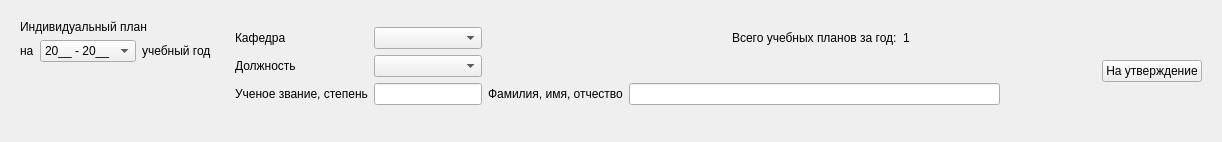
<?xml version="1.0" encoding="UTF-8"?>
<ui version="4.0">
 <class>Header</class>
 <widget class="QWidget" name="Header">
  <property name="geometry">
   <rect>
    <x>0</x>
    <y>0</y>
    <width>1222</width>
    <height>128</height>
   </rect>
  </property>
  <property name="windowTitle">
   <string>Form</string>
  </property>
  <layout class="QHBoxLayout" name="horizontalLayout" stretch="0,10,1,0">
   <item>
    <widget class="QWidget" name="w_personalPlan" native="true">
     <layout class="QVBoxLayout" name="verticalLayout_3">
      <item>
       <widget class="QLabel" name="label_7">
        <property name="text">
         <string>Индивидуальный план</string>
        </property>
       </widget>
      </item>
      <item>
       <layout class="QGridLayout" name="gridLayout_2" columnminimumwidth="0,1,0">
        <item row="0" column="0">
         <widget class="QLabel" name="label">
          <property name="text">
           <string>на</string>
          </property>
         </widget>
        </item>
        <item row="0" column="1">
         <widget class="QComboBox" name="comboBox">
          <property name="currentText">
           <string>20__ - 20__</string>
          </property>
          <item>
           <property name="text">
            <string>20__ - 20__</string>
           </property>
          </item>
         </widget>
        </item>
        <item row="0" column="2">
         <widget class="QLabel" name="label_3">
          <property name="text">
           <string>учебный год</string>
          </property>
         </widget>
        </item>
       </layout>
      </item>
      <item>
       <spacer name="verticalSpacer">
        <property name="orientation">
         <enum>Qt::Vertical</enum>
        </property>
        <property name="sizeHint" stdset="0">
         <size>
          <width>20</width>
          <height>33</height>
         </size>
        </property>
       </spacer>
      </item>
     </layout>
    </widget>
   </item>
   <item>
    <widget class="QWidget" name="w_teacherData" native="true">
     <layout class="QVBoxLayout" name="verticalLayout">
      <property name="topMargin">
       <number>0</number>
      </property>
      <item>
       <layout class="QGridLayout" name="gridLayout" columnstretch="0,0,0,0,0,1">
        <item row="0" column="0">
         <widget class="QLabel" name="label_4">
          <property name="text">
           <string>Кафедра</string>
          </property>
         </widget>
        </item>
        <item row="0" column="1">
         <widget class="QComboBox" name="cb_department"/>
        </item>
        <item row="0" column="2" colspan="2">
         <spacer name="horizontalSpacer">
          <property name="orientation">
           <enum>Qt::Horizontal</enum>
          </property>
          <property name="sizeHint" stdset="0">
           <size>
            <width>238</width>
            <height>20</height>
           </size>
          </property>
         </spacer>
        </item>
        <item row="0" column="4">
         <widget class="QLabel" name="label_2">
          <property name="text">
           <string>Всего учебных планов за год:</string>
          </property>
         </widget>
        </item>
        <item row="0" column="5">
         <widget class="QLabel" name="label_planNumbers">
          <property name="text">
           <string>1</string>
          </property>
         </widget>
        </item>
        <item row="1" column="0">
         <widget class="QLabel" name="label_8">
          <property name="text">
           <string>Должность</string>
          </property>
         </widget>
        </item>
        <item row="1" column="1">
         <widget class="QComboBox" name="cb_post"/>
        </item>
        <item row="1" column="2" colspan="4">
         <spacer name="horizontalSpacer_3">
          <property name="orientation">
           <enum>Qt::Horizontal</enum>
          </property>
          <property name="sizeHint" stdset="0">
           <size>
            <width>438</width>
            <height>20</height>
           </size>
          </property>
         </spacer>
        </item>
        <item row="2" column="0">
         <widget class="QLabel" name="label_6">
          <property name="text">
           <string>Ученое звание, степень</string>
          </property>
         </widget>
        </item>
        <item row="2" column="1">
         <widget class="QLineEdit" name="line_rang">
          <property name="readOnly">
           <bool>true</bool>
          </property>
         </widget>
        </item>
        <item row="2" column="2">
         <widget class="QLabel" name="label_5">
          <property name="text">
           <string>Фамилия, имя, отчество</string>
          </property>
         </widget>
        </item>
        <item row="2" column="3" colspan="3">
         <widget class="QLineEdit" name="line_fio">
          <property name="readOnly">
           <bool>true</bool>
          </property>
         </widget>
        </item>
       </layout>
      </item>
     </layout>
    </widget>
   </item>
   <item>
    <spacer name="horizontalSpacer_2">
     <property name="orientation">
      <enum>Qt::Horizontal</enum>
     </property>
     <property name="sizeHint" stdset="0">
      <size>
       <width>275</width>
       <height>20</height>
      </size>
     </property>
    </spacer>
   </item>
   <item>
    <widget class="QStackedWidget" name="sw_approved">
     <property name="currentIndex">
      <number>1</number>
     </property>
     <widget class="QWidget" name="page_approved">
      <layout class="QVBoxLayout" name="verticalLayout_5">
       <item>
        <widget class="QLabel" name="lbl_approvedStatus">
         <property name="text">
          <string>На утверждении</string>
         </property>
        </widget>
       </item>
       <item>
        <widget class="QPushButton" name="btn_approvedCancel">
         <property name="text">
          <string>Отозвать</string>
         </property>
        </widget>
       </item>
       <item>
        <widget class="QLabel" name="lbl_approvedPost">
         <property name="text">
          <string>-</string>
         </property>
        </widget>
       </item>
       <item>
        <widget class="QLabel" name="lbl_approvedDate">
         <property name="text">
          <string>-</string>
         </property>
        </widget>
       </item>
       <item>
        <widget class="QLabel" name="lbl_approvedMane">
         <property name="text">
          <string>-</string>
         </property>
        </widget>
       </item>
       <item>
        <spacer name="verticalSpacer_2">
         <property name="orientation">
          <enum>Qt::Vertical</enum>
         </property>
         <property name="sizeHint" stdset="0">
          <size>
           <width>20</width>
           <height>0</height>
          </size>
         </property>
        </spacer>
       </item>
      </layout>
     </widget>
     <widget class="QWidget" name="page_forApproved">
      <layout class="QVBoxLayout" name="verticalLayout_6">
       <item>
        <widget class="QPushButton" name="pushButton">
         <property name="text">
          <string>На утверждение</string>
         </property>
        </widget>
       </item>
      </layout>
     </widget>
    </widget>
   </item>
  </layout>
 </widget>
 <resources/>
 <connections/>
</ui>
